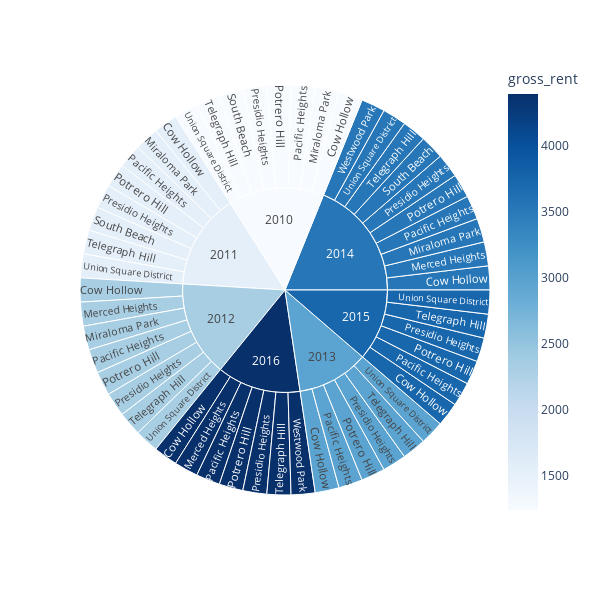

Notebook cell for this chart:
### Markdown cell above
### Create a sunburst chart to conduct a costs analysis of most expensive neighborhoods in San Francisco per year

### Code cell
# Sunburst Plot
px.sunburst(df_expensive_neighborhoods_per_year, 
            path=['year','neighborhood'], 
            width=600, height=600,
            color='gross_rent',
            color_continuous_scale='Blues')

### Figure 1 — Plotly figure (JSON) as saved in the notebook; plotly's stock layout.template omitted (floating-point values rounded to 4 significant figures)
{"data": [{"branchvalues": "total", "customdata": [[1239], [1530], [2324], [2971], [3528], [3739], [4390], [2324], [3528], [4390], [1239], [1530], [2324], [3528], [1239], [1530], [2324], [2971], [3528], [3739], [4390], [1239], [1530], [2324], [2971], [3528], [3739], [4390], [1239], [1530], [2324], [2971], [3528], [3739], [4390], [1239], [1530], [3528], [1239], [1530], [2324], [2971], [3528], [3739], [4390], [1239], [1530], [2324], [2971], [3528], [3739], [3528], [4390], [1239], [1530], [2324], [2971], [3528], [3739], [4390]], "domain": {"x": [0, 1], "y": [0, 1]}, "hovertemplate": "labels=%{label}<br>count=%{value}<br>parent=%{parent}<br>id=%{id}<br>gross_rent=%{color}<extra></extra>", "ids": ["2010/Cow Hollow", "2011/Cow Hollow", "2012/Cow Hollow", "2013/Cow Hollow", "2014/Cow Hollow", "2015/Cow Hollow", "2016/Cow Hollow", "2012/Merced Heights", "2014/Merced Heights", "2016/Merced Heights", "2010/Miraloma Park", "2011/Miraloma Park", "2012/Miraloma Park", "2014/Miraloma Park", "2010/Pacific Heights", "2011/Pacific Heights", "2012/Pacific Heights", "2013/Pacific Heights", "2014/Pacific Heights", "2015/Pacific Heights", "2016/Pacific Heights", "2010/Potrero Hill", "2011/Potrero Hill", "2012/Potrero Hill", "2013/Potrero Hill", "2014/Potrero Hill", "2015/Potrero Hill", "2016/Potrero Hill", "2010/Presidio Heights", "2011/Presidio Heights", "2012/Presidio Heights", "2013/Presidio Heights", "2014/Presidio Heights", "2015/Presidio Heights", "2016/Presidio Heights", "2010/South Beach", "2011/South Beach", "2014/South Beach", "2010/Telegraph Hill", "2011/Telegraph Hill", "2012/Telegraph Hill", "2013/Telegraph Hill", "2014/Telegraph Hill", "2015/Telegraph Hill", "2016/Telegraph Hill", "2010/Union Square District", "2011/Union Square District", "2012/Union Square District", "2013/Union Square District", "2014/Union Square District", "2015/Union Square District", "2014/Westwood Park", "2016/Westwood Park", "2010", "2011", "2012", "2013", "2014", "2015", "2016"], "labels": ["Cow Hollow", "Cow Hollow", "Cow Hollow", "Cow Hollow", "Cow Hollow", "Cow Hollow", "Cow Hollow", "Merced Heights", "Merced Heights", "Merced Heights", "Miraloma Park", "Miraloma Park", "Miraloma Park", "Miraloma Park", "Pacific Heights", "Pacific Heights", "Pacific Heights", "Pacific Heights", "Pacific Heights", "Pacific Heights", "Pacific Heights", "Potrero Hill", "Potrero Hill", "Potrero Hill", "Potrero Hill", "Potrero Hill", "Potrero Hill", "Potrero Hill", "Presidio Heights", "Presidio Heights", "Presidio Heights", "Presidio Heights", "Presidio Heights", "Presidio Heights", "Presidio Heights", "South Beach", "South Beach", "South Beach", "Telegraph Hill", "Telegraph Hill", "Telegraph Hill", "Telegraph Hill", "Telegraph Hill", "Telegraph Hill", "Telegraph Hill", "Union Square District", "Union Square District", "Union Square District", "Union Square District", "Union Square District", "Union Square District", "Westwood Park", "Westwood Park", "2010", "2011", "2012", "2013", "2014", "2015", "2016"], "marker": {"coloraxis": "coloraxis", "colors": [1239, 1530, 2324, 2971, 3528, 3739, 4390, 2324, 3528, 4390, 1239, 1530, 2324, 3528, 1239, 1530, 2324, 2971, 3528, 3739, 4390, 1239, 1530, 2324, 2971, 3528, 3739, 4390, 1239, 1530, 2324, 2971, 3528, 3739, 4390, 1239, 1530, 3528, 1239, 1530, 2324, 2971, 3528, 3739, 4390, 1239, 1530, 2324, 2971, 3528, 3739, 3528, 4390, 1239, 1530, 2324, 2971, 3528, 3739, 4390]}, "name": "", "parents": ["2010", "2011", "2012", "2013", "2014", "2015", "2016", "2012", "2014", "2016", "2010", "2011", "2012", "2014", "2010", "2011", "2012", "2013", "2014", "2015", "2016", "2010", "2011", "2012", "2013", "2014", "2015", "2016", "2010", "2011", "2012", "2013", "2014", "2015", "2016", "2010", "2011", "2014", "2010", "2011", "2012", "2013", "2014", "2015", "2016", "2010", "2011", "2012", "2013", "2014", "2015", "2014", "2016", "", "", "", "", "", "", ""], "type": "sunburst", "values": [1, 1, 1, 1, 1, 1, 1, 1, 1, 1, 1, 1, 1, 1, 1, 1, 1, 1, 1, 1, 1, 1, 1, 1, 1, 1, 1, 1, 1, 1, 1, 1, 1, 1, 1, 1, 1, 1, 1, 1, 1, 1, 1, 1, 1, 1, 1, 1, 1, 1, 1, 1, 1, 8, 8, 8, 6, 10, 6, 7]}], "layout": {"coloraxis": {"colorbar": {"title": {"text": "gross_rent"}}, "colorscale": [[0, "rgb(247,251,255)"], [0.125, "rgb(222,235,247)"], [0.25, "rgb(198,219,239)"], [0.375, "rgb(158,202,225)"], [0.5, "rgb(107,174,214)"], [0.625, "rgb(66,146,198)"], [0.75, "rgb(33,113,181)"], [0.875, "rgb(8,81,156)"], [1, "rgb(8,48,107)"]]}, "height": 600, "legend": {"tracegroupgap": 0}, "margin": {"t": 60}, "width": 600}}
